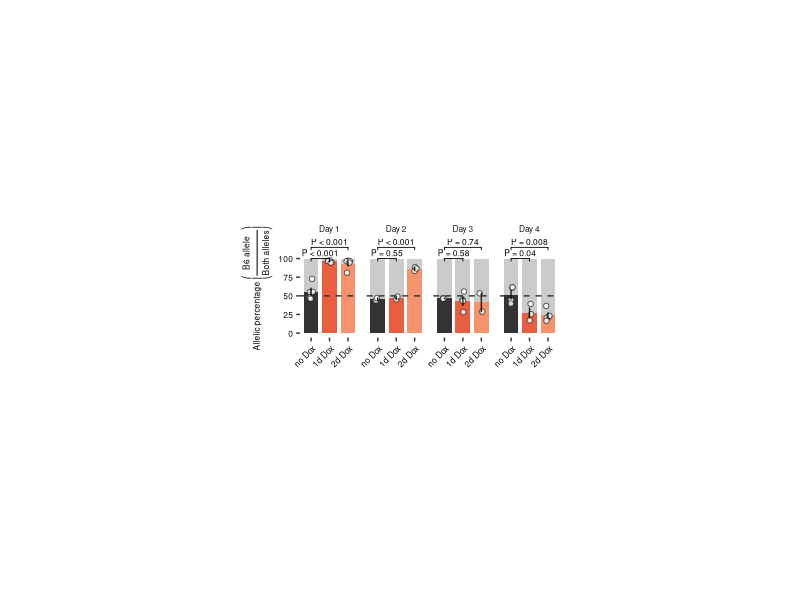
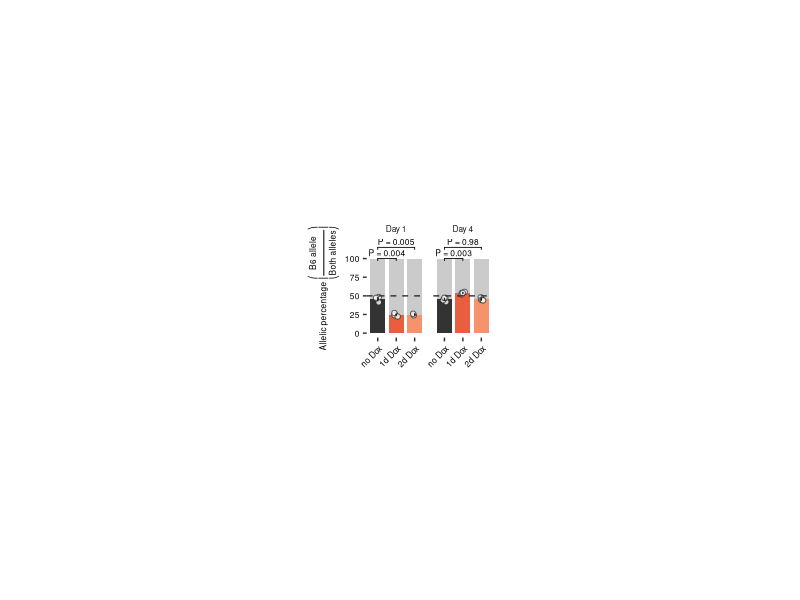
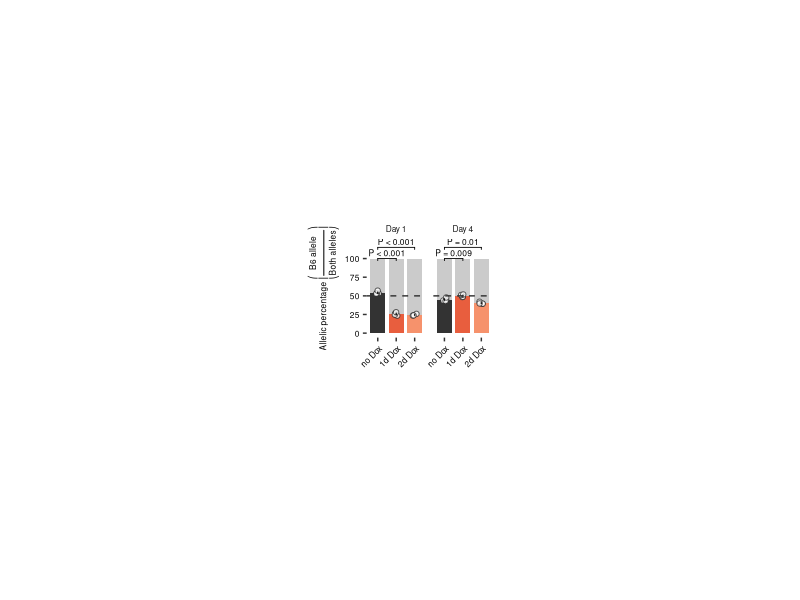

These charts were generated, in order, by the following R code:
# Allelic reads
# Nelly Kanata, OWL Schulz
# Created: 04.04.2026

library(dplyr)
library(tidyr)
library(ggplot2)
library(egg)
library(magrittr)
library(ggpubr)


# Setup
theme_set(theme_classic() + 
            theme(legend.text = element_text(size = 6), panel.border = element_rect(color = "black", fill = NA, size = 0.5),
                  axis.line = element_blank(), axis.text = element_text(size = 6),
                  axis.text.x = element_text(angle = 45, vjust = 1, hjust=1),
                  axis.title = element_text(size = 6), strip.text = element_text(size = 6),
                  strip.background = element_blank(), legend.title = element_blank()))

setwd("./")

# format pvalue function
format_p <- function(p) {
  if (p < 0.001) {
    "P < 0.001"
  } else if (p < 0.01) {
    sprintf("P = %.3f", p)
  } else {
    sprintf("P = %.2f", p)
  }
}

#### Xist ####
# Read data
allelic_data <- readxl::read_xlsx("fig_data/Xist_pyroseq.xlsx", 
  col_names = TRUE)

allelic_data %<>%
  separate(Sample, c("timepoint", "Dox"))

allelic_data$timepoint <- as.factor(gsub("h", "", allelic_data$timepoint))
allelic_data$Day <- if_else(allelic_data$timepoint == "24", "Day 1",
                            if_else(allelic_data$timepoint == "48", "Day 2",
                                    if_else(allelic_data$timepoint == "72", "Day 3", 
                                            if_else(allelic_data$timepoint == "96", "Day 4", NA))))
allelic_data$Dox  <- paste0(allelic_data$Dox, " Dox")

allelic_data$Dox <- if_else(allelic_data$Dox == "24h Dox", "1d Dox", 
                                      if_else(allelic_data$Dox == "48h Dox", "2d Dox", 
                                              allelic_data$Dox))
allelic_data$Dox <- factor(allelic_data$Dox, levels=c("no Dox", "1d Dox", "2d Dox"))

allelic_data %<>%
  pivot_longer(!c(1:3, 9), names_to = "Replicate", values_to = "Cast")

allelic_data$Replicate <- gsub("_Cast", "", allelic_data$Replicate)


# Plot
filtered_allelic_data <- allelic_data 

filtered_allelic_data %<>%
  mutate(B6 = 100 - Cast)


filtered_allelic_data %<>%
  pivot_longer(cols = c(Cast, B6),
               names_to = "allele",
               values_to = "fraction")

filtered_allelic_data$allele <- factor(filtered_allelic_data$allele, levels = c("Cast", "B6"))


stat.test <- compare_means(
  fraction ~ Dox,
  data = filtered_allelic_data %>% filter(allele == "B6"),
  group.by = c("Day"),
  method = "t.test", paired=FALSE
)
stat.test %<>%
  filter(group1 == "no Dox")

stat.test$pval <- vapply(stat.test$p, format_p, character(1))
stat.test$y.position <- c(100, 115, 100, 115, 100, 115, 100, 115)
stat.test$allele <- "B6"

plot <- filtered_allelic_data %>%
  ggplot(aes(x = Dox, y = fraction, fill=interaction(allele,Dox))) +
  facet_grid(cols = vars(Day)) + 
  stat_summary(geom = "bar", fun.data = mean_se, 
              aes(fill = interaction(allele,Dox), color=interaction(allele,Dox)),
               position = "stack",
               size = 1.1, alpha = 0.8, color = NA, width = 0.8) +
  geom_point(data = filtered_allelic_data[filtered_allelic_data$allele == "B6",],
             aes(fill = as.factor(allele)), fill="white",shape = 21, color = "grey20",
             alpha = 0.8, size = 1.5, position = position_jitter(width = 0.1, height = 0, seed = 666)) +
  stat_summary(data = filtered_allelic_data[filtered_allelic_data$allele == "B6",],
               geom = "errorbar", fun.data = mean_se,
               width = 0.05, alpha = 0.8) +
  scale_y_continuous(limits =c(0,120),     breaks = seq(0, 100, 25)) +
  
  scale_fill_manual(values = c(
    "B6.no Dox" = "black",      # main signal
    "Cast.no Dox" = "gray",      # main signal
    
    "B6.1d Dox" = "#e2360e",
    "Cast.1d Dox" = "gray",      # main signal
    
    "B6.2d Dox" = "#F47748",   # background
    "Cast.2d Dox" = "gray"   # background
    
   )) +
  labs(x = "",
       y = expression("Allelic percentage " * bgroup("(",frac(B6~allele, Both~alleles),
                                                ")"))) +
  geom_hline(yintercept = 50, linetype="dashed", color="grey20")+
  theme(
    legend.position = "none",
    axis.text = element_text(color = "black"),
    panel.border = element_blank()
  )+
  stat_pvalue_manual(stat.test, label = "pval", size = 6/2.8, vjust = -0.2, inherit.aes = FALSE)
  
fix <- set_panel_size(plot, height = unit(2.5, "cm"), width = unit(1.5, "cm"))
grid.arrange(fix)

ggsave(paste0("./Figures/Pyroseq_Dox_byDay.pdf"), fix,
       dpi = 300, useDingbats=FALSE)



### X-linked genes ####
##### Rnf12 #####
# Read data
allelic_data <- readxl::read_xlsx("fig_data/X-linked-pyroseq.xlsx", 
                                  col_names = TRUE, sheet = "Rnf12")

# replicates
allelic_data$Replicate <- stringr::str_extract(allelic_data$`Sample ID`, "^R\\d+")
allelic_data$Replicate <- if_else(is.na(allelic_data$Replicate), "R4", allelic_data$Replicate)

#fix sample column
allelic_data$`Sample ID` <- gsub("R[0-9]_#[0-9]*_","" , allelic_data$`Sample ID`)
allelic_data$`Sample ID` <- gsub("0h Dox","no Dox" , allelic_data$`Sample ID`)


allelic_data %<>%
  separate(`Sample ID`, c("timepoint", "Dox"), sep = "_")

allelic_data$timepoint <- as.factor(gsub("h", "", allelic_data$timepoint))
allelic_data$Day <- if_else(allelic_data$timepoint == "0", "Day 0",
                            if_else(allelic_data$timepoint == "24", "Day 1",
                            if_else(allelic_data$timepoint == "48", "Day 2",
                                    if_else(allelic_data$timepoint == "72", "Day 3", 
                                            if_else(allelic_data$timepoint == "96", "Day 4", NA)))))

allelic_data$Dox <- if_else(allelic_data$Dox == "24h Dox", "1d Dox", 
                            if_else(allelic_data$Dox == "48h Dox", "2d Dox", 
                                    allelic_data$Dox))
allelic_data$Dox <- factor(allelic_data$Dox, levels=c("no Dox", "1d Dox", "2d Dox"))


allelic_data %<>%
  filter(Quality == "Passed")

colnames(allelic_data)[colnames(allelic_data) == "A  (cast)Frequency (%)"] <- "Cast"

# Plot
filtered_allelic_data <- allelic_data %>%
  filter(! is.na(Dox)) %>%
  filter(Day %in% c("Day 1", "Day 4"))

filtered_allelic_data %<>%
  mutate(B6 = 100 - Cast)


filtered_allelic_data %<>%
  pivot_longer(cols = c(Cast, B6),
               names_to = "allele",
               values_to = "fraction")

filtered_allelic_data$allele <- factor(filtered_allelic_data$allele, levels = c("Cast", "B6"))

# stats
stat.test <- compare_means(
  fraction ~ Dox,
  data = filtered_allelic_data %>% filter(allele == "B6"),
  group.by = c("Day"),
  method = "t.test", paired=FALSE
)
stat.test %<>%
  filter(group1 == "no Dox")

stat.test$pval <- vapply(stat.test$p, format_p, character(1))
stat.test$y.position <- c(100, 115, 100, 115)
stat.test$allele <- "B6"

plot <- filtered_allelic_data %>%
  ggplot(aes(x = Dox, y = fraction, fill=interaction(allele,Dox))) +
  facet_grid(cols = vars(Day)) + 
  stat_summary(geom = "bar", fun.data = mean_se, 
               aes(fill = interaction(allele,Dox), color=interaction(allele,Dox)),
               position = "stack",
               size = 1.1, alpha = 0.8, color = NA, width = 0.8) +
  geom_point(data = filtered_allelic_data[filtered_allelic_data$allele == "B6",],
             aes(fill = as.factor(allele)), fill="white",shape = 21, color = "grey20",
             alpha = 0.8, size = 1.5, position = position_jitter(width = 0.1, height = 0, seed = 666)) +
  stat_summary(data = filtered_allelic_data[filtered_allelic_data$allele == "B6",],
               geom = "errorbar", fun.data = mean_se,
               width = 0.05, alpha = 0.8) +
  scale_y_continuous(limits =c(0,120),     breaks = seq(0, 100, 25)) +
  
  scale_fill_manual(values = c(
    "B6.no Dox" = "black",      # main signal
    "Cast.no Dox" = "gray",      # main signal
    
    "B6.1d Dox" = "#e2360e",
    "Cast.1d Dox" = "gray",      # main signal
    
    "B6.2d Dox" = "#F47748",   # background
    "Cast.2d Dox" = "gray"   # background
    
  )) +
  labs(x = "",
       y = expression("Allelic percentage " * bgroup("(",frac(B6~allele, Both~alleles),
                                                     ")"))) +
  geom_hline(yintercept = 50, linetype="dashed", color="grey20")+
  theme(
    legend.position = "none",
    axis.text = element_text(color = "black"),
    panel.border = element_blank()
  )+
  stat_pvalue_manual(stat.test, label = "pval", size = 6/2.8, vjust = -0.2, inherit.aes = FALSE)

fix <- set_panel_size(plot, height = unit(2.5, "cm"), width = unit(1.5, "cm"))
grid.arrange(fix)

ggsave(paste0("./Figures/Pyroseq_Dox_Rnf12_byDay.pdf"), fix,
       dpi = 300, useDingbats=FALSE)


##### Fam122b #####
# Read data
allelic_data <- readxl::read_xlsx("fig_data/X-linked-pyroseq.xlsx", 
                                  col_names = TRUE, sheet = "Fam122b")

# replicates
allelic_data$Replicate <- stringr::str_extract(allelic_data$`Sample ID`, "^R\\d+")
allelic_data$Replicate <- if_else(is.na(allelic_data$Replicate), "R4", allelic_data$Replicate)

#fix sample column
allelic_data$`Sample ID` <- gsub("R[0-9]_#[0-9]*_","" , allelic_data$`Sample ID`)
allelic_data$`Sample ID` <- gsub("0h Dox","no Dox" , allelic_data$`Sample ID`)


allelic_data %<>%
  separate(`Sample ID`, c("timepoint", "Dox"), sep = "_")

allelic_data$timepoint <- as.factor(gsub("h", "", allelic_data$timepoint))
allelic_data$Day <- if_else(allelic_data$timepoint == "0", "Day 0",
                            if_else(allelic_data$timepoint == "24", "Day 1",
                                    if_else(allelic_data$timepoint == "48", "Day 2",
                                            if_else(allelic_data$timepoint == "72", "Day 3", 
                                                    if_else(allelic_data$timepoint == "96", "Day 4", NA)))))

allelic_data$Dox <- if_else(allelic_data$Dox == "24h Dox", "1d Dox", 
                            if_else(allelic_data$Dox == "48h Dox", "2d Dox", 
                                    allelic_data$Dox))
allelic_data$Dox <- factor(allelic_data$Dox, levels=c("no Dox", "1d Dox", "2d Dox"))

allelic_data %<>%
  filter(Quality == "Passed")

colnames(allelic_data)[colnames(allelic_data) == "T  (cast)Frequency (%)"] <- "Cast"

# Plot
filtered_allelic_data <- allelic_data %>%
  filter(!is.na(Dox)) %>%
  filter(Day %in% c("Day 1", "Day 4"))

filtered_allelic_data$Cast <- as.numeric(filtered_allelic_data$Cast)

filtered_allelic_data %<>%
  mutate(B6 = 100 - Cast)


filtered_allelic_data %<>%
  pivot_longer(cols = c(Cast, B6),
               names_to = "allele",
               values_to = "fraction")

filtered_allelic_data$allele <- factor(filtered_allelic_data$allele, levels = c("Cast", "B6"))

# stats
stat.test <- compare_means(
  fraction ~ Dox,
  data = filtered_allelic_data %>% filter(allele == "B6"),
  group.by = c("Day"),
  method = "t.test", paired=FALSE
)
stat.test %<>%
  filter(group1 == "no Dox")

stat.test$pval <- vapply(stat.test$p, format_p, character(1))
stat.test$y.position <- c(100, 115, 100, 115)
stat.test$allele <- "B6"

plot <- filtered_allelic_data %>%
  ggplot(aes(x = Dox, y = fraction, fill=interaction(allele,Dox))) +
  facet_grid(cols = vars(Day)) + 
  stat_summary(geom = "bar", fun.data = mean_se, 
               aes(fill = interaction(allele,Dox), color=interaction(allele,Dox)),
               position = "stack",
               size = 1.1, alpha = 0.8, color = NA, width = 0.8) +
  geom_point(data = filtered_allelic_data[filtered_allelic_data$allele == "B6",],
             aes(fill = as.factor(allele)), fill="white",shape = 21, color = "grey20",
             alpha = 0.8, size = 1.5, position = position_jitter(width = 0.1, height = 0, seed = 666)) +
  stat_summary(data = filtered_allelic_data[filtered_allelic_data$allele == "B6",],
               geom = "errorbar", fun.data = mean_se,
               width = 0.05, alpha = 0.8) +
  scale_y_continuous(limits =c(0,120),     breaks = seq(0, 100, 25)) +
  
  scale_fill_manual(values = c(
    "B6.no Dox" = "black",      # main signal
    "Cast.no Dox" = "gray",      # main signal
    
    "B6.1d Dox" = "#e2360e",
    "Cast.1d Dox" = "gray",      # main signal
    
    "B6.2d Dox" = "#F47748",   # background
    "Cast.2d Dox" = "gray"   # background
    
  )) +
  labs(x = "",
       y = expression("Allelic percentage " * bgroup("(",frac(B6~allele, Both~alleles),
                                                     ")"))) +
  geom_hline(yintercept = 50, linetype="dashed", color="grey20")+
  theme(
    legend.position = "none",
    axis.text = element_text(color = "black"),
    panel.border = element_blank()
  )+
  stat_pvalue_manual(stat.test, label = "pval", size = 6/2.8, vjust = -0.2, inherit.aes = FALSE)

fix <- set_panel_size(plot, height = unit(2.5, "cm"), width = unit(1.5, "cm"))
grid.arrange(fix)

ggsave(paste0("./Figures/Pyroseq_Dox_Fam122b_byDay.pdf"), fix,
       dpi = 300, useDingbats=FALSE)
